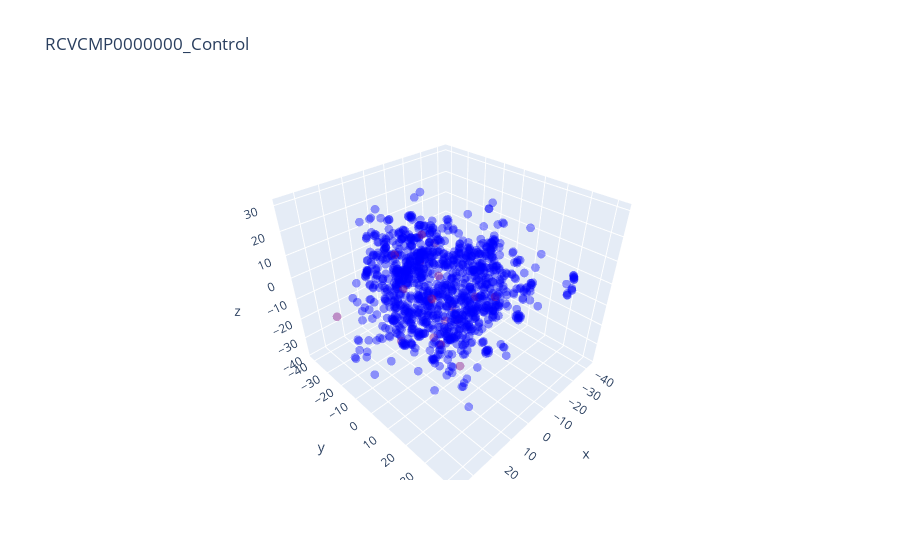

Source (notebook cell):
### Code cell
fig = go.Figure(
    data=[
        go.Scatter3d(
            x=graph_layout_data["x"],
            y=graph_layout_data["y"],
            z=graph_layout_data["z"],
            mode="markers",
            marker=dict(size=3, opacity=0.4, colorscale="bluered"),
            marker_color=graph_layout_data["CD50"],
        ),
    ]
)
fig.update_layout(title=component)
fig.show()

### Figure 1 — Plotly figure (JSON) as saved in the notebook; plotly's stock layout.template omitted (floating-point values rounded to 4 significant figures; data arrays with more than 128 entries replaced by an {"elided": "..."} marker saying what was removed)
{"data": [{"marker": {"color": {"elided": "1200 int values"}, "colorscale": [[0, "rgb(0,0,255)"], [1, "rgb(255,0,0)"]], "opacity": 0.4, "size": 3}, "mode": "markers", "type": "scatter3d", "x": {"elided": "1200 float values"}, "y": {"elided": "1200 float values"}, "z": {"elided": "1200 float values"}}], "layout": {"title": {"text": "RCVCMP0000000_Control"}}}
